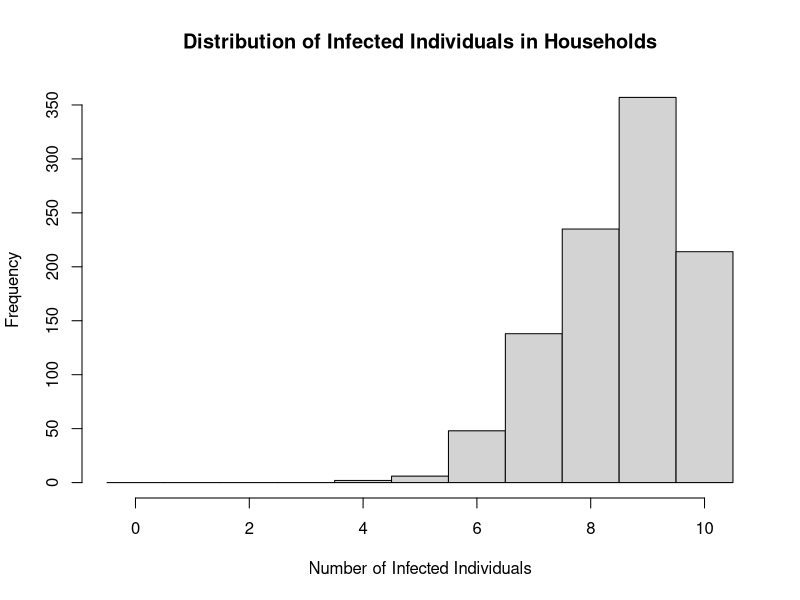

This figure's R source:
# Define parameters
num_individuals <- 10
num_days <- 1000
lamda1 <- 0.2
lamda2 <- 0.3
lamda3 <- 0.2
recovery_Prob <- 0.15
num_simulations <- 1000

# Create an empty matrix to store the status of individuals
initial_infection_matrix <- matrix(0, nrow = num_individuals, ncol = num_days)

# Simulate infections
for (individual in 1:num_individuals) {
  random_number <- runif(1)
  if (random_number < lamda3) {
    initial_infection_matrix[individual, 1] <- 1
  }
}
# Create a function to simulate infection spread for a single simulation
simulate_infection <- function() {
  initial_infection <- sample(c(0, 1), num_individuals, replace = TRUE, prob = c(1 - lamda3, lamda3))
  
  for (day in 2:num_days) {
    for (individual in 1:num_individuals) {
      was_infected <- initial_infection[individual]
      if (was_infected == 1 && runif(1) < recovery_Prob) {
        initial_infection[individual] <- 0
      } else {
        if (was_infected == 0) {
          force_of_infection <- lamda1 + lamda2 * sum(initial_infection)
          p <- 1 - exp(-force_of_infection)
          if (runif(1) < p) {
            initial_infection[individual] <- 1
          }
        }
      }
    }
  }
  sum(initial_infection)
}

# Simulate infection spread over multiple simulations and count infected individuals in households
infected_counts <- replicate(num_simulations, simulate_infection())

# Create a histogram of the number of infected individuals in households
hist(infected_counts, breaks = seq(-0.5, num_individuals + 0.5, by = 1), xlab = "Number of Infected Individuals",
     ylab = "Frequency", main = "Distribution of Infected Individuals in Households")

